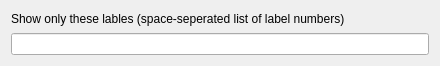
<?xml version="1.0" encoding="UTF-8"?>
<ui version="4.0">
 <class>LabelFilter</class>
 <widget class="QWidget" name="LabelFilter">
  <property name="geometry">
   <rect>
    <x>0</x>
    <y>0</y>
    <width>440</width>
    <height>66</height>
   </rect>
  </property>
  <property name="windowTitle">
   <string>Form</string>
  </property>
  <property name="autoFillBackground">
   <bool>true</bool>
  </property>
  <layout class="QVBoxLayout" name="verticalLayout">
   <item>
    <widget class="QLabel" name="label_9">
     <property name="text">
      <string>Show only these lables (space-seperated list of label numbers)</string>
     </property>
    </widget>
   </item>
   <item>
    <widget class="QLineEdit" name="lineEditShowLabel"/>
   </item>
  </layout>
 </widget>
 <resources/>
 <connections/>
</ui>
